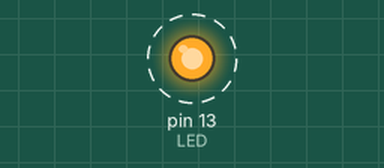
Recording of a sketch running on a simulated Arduino Uno, built with avr-gcc and run on an emulated ATmega328P. On the bench: output pins drawn as LEDs (lit = HIGH). Dashed ring = blinking. No radio packets arrive unless stated; pins used as bus, display or sensor lines are not drawn; what the sketch prints to the serial monitor is not drawn.

Above: at 0.4 s.
Timing chart, 0 to 3.1 s (numbered marks = the images above):
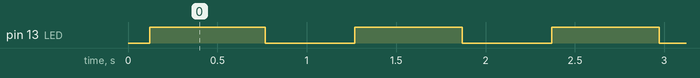

The sketch:

arduino-uno-tx-test.ino
```cpp
// Feather9x_TX
// -*- mode: C++ -*-
// Example sketch showing how to create a simple messaging client (transmitter)
// with the RH_RF95 class. RH_RF95 class does not provide for addressing or
// reliability, so you should only use RH_RF95 if you do not need the higher
// level messaging abilities.
// It is designed to work with the other example Feather9x_RX

#include <SPI.h>
#include <RH_RF95.h>

/* for arduino uno tx + shield */
#define RFM95_CS 10
#define RFM95_RST 9
#define RFM95_INT 2

/* for feather32u4
#define RFM95_CS 8
#define RFM95_RST 4
#define RFM95_INT 7
*/

/* for feather m0
#define RFM95_CS 8
#define RFM95_RST 4
#define RFM95_INT 3
*/

/* for shield
#define RFM95_CS 10o
#define RFM95_RST 9
#define RFM95_INT 7
*/

// Change to 434.0 or other frequency, must match RX's freq!
//#define RF95_FREQ 915.0
#define RF95_FREQ 868.0

// Singleton instance of the radio driver
RH_RF95 rf95(RFM95_CS, RFM95_INT);

// Blinky on receipt
#define LED 13

void setup()
{
  pinMode(LED, OUTPUT);
  pinMode(RFM95_RST, OUTPUT);
  digitalWrite(RFM95_RST, HIGH);

  while (!Serial);
  Serial.begin(9600);
  delay(100);

  Serial.println("Feather LoRa TX Test!");

  // manual reset
  digitalWrite(RFM95_RST, LOW);
  delay(10);
  digitalWrite(RFM95_RST, HIGH);
  delay(10);

  while (!rf95.init()) {
    Serial.println("LoRa radio init failed");
    while (1);
  }
  Serial.println("LoRa radio init OK!");

  // Defaults after init are 434.0MHz, modulation GFSK_Rb250Fd250, +13dbM
  if (!rf95.setFrequency(RF95_FREQ)) {
    Serial.println("setFrequency failed");
    while (1);
  }
  Serial.print("Set Freq to: "); Serial.println(RF95_FREQ);

  // Defaults after init are 434.0MHz, 13dBm, Bw = 125 kHz, Cr = 4/5, Sf = 128chips/symbol, CRC on

  // The default transmitter power is 13dBm, using PA_BOOST.
  // If you are using RFM95/96/97/98 modules which uses the PA_BOOST transmitter pin, then
  // you can set transmitter powers from 5 to 23 dBm:
  rf95.setTxPower(23, false);
}

int16_t packetnum = 0;  // packet counter, we increment per xmission

void loop()
{
  digitalWrite(LED, HIGH);
  Serial.println("Sending to rf95_server");
  // Send a message to rf95_server

  char radiopacket[20] = "Hello World #      ";
  itoa(packetnum++, radiopacket+13, 10);
  Serial.print("Sending "); Serial.println(radiopacket);
  radiopacket[19] = 0;

  Serial.println("Sending..."); delay(10);
  rf95.send((uint8_t *)radiopacket, 20);

  Serial.println("Waiting for packet to complete..."); delay(10);
  rf95.waitPacketSent();
  delay(500);
  digitalWrite(LED, LOW);
  delay(500);
}
```

Measured:
- by itself, pin 13 (LED): alternates HIGH for 0.60 s and LOW for 0.50 s
